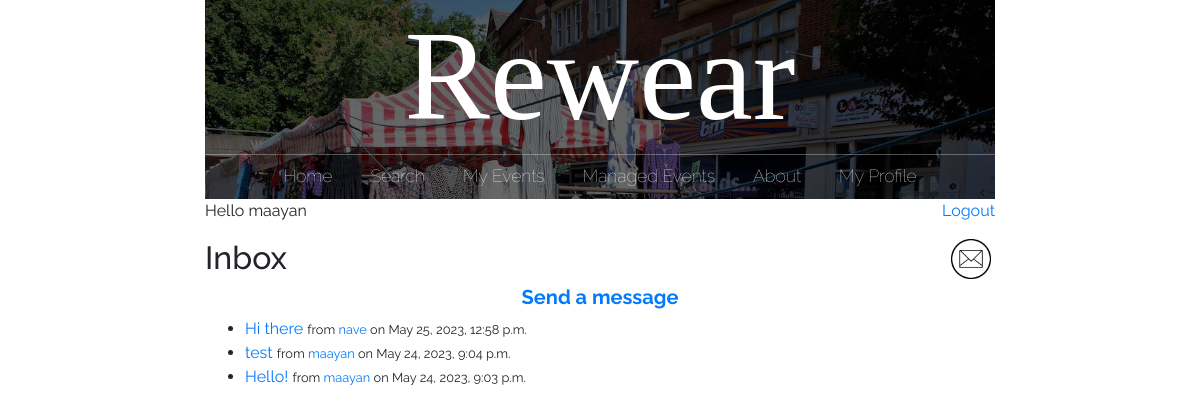
The app's page /inbox/ (signed in), older data.
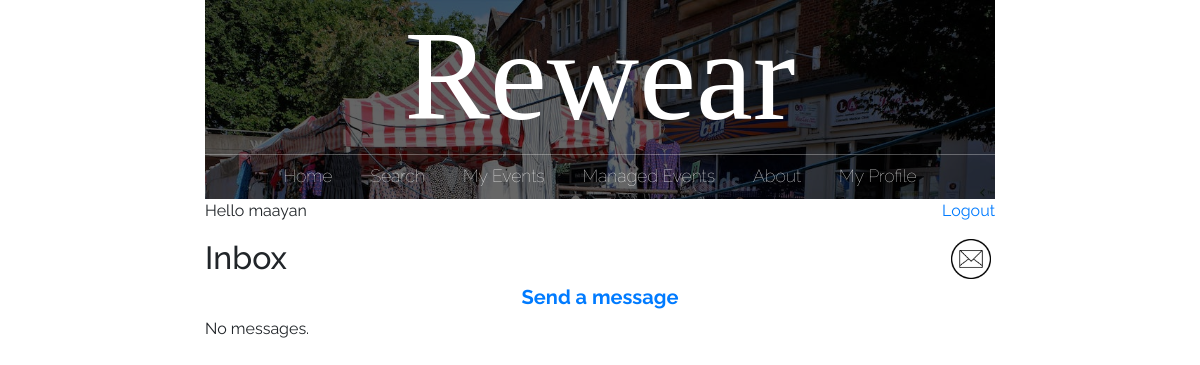
The same page, newer data.
### main/models.py (models this page shows)
class Message(models.Model):
    sender = models.ForeignKey(User, on_delete=models.CASCADE, related_name='sent_messages')
    recipient = models.ForeignKey(User, on_delete=models.CASCADE, related_name='received_messages')
    subject = models.CharField(max_length=255)
    body = models.TextField()
    from django.utils import timezone
    created_at = models.DateTimeField(default=timezone.now)
    is_read = models.BooleanField(default=False)

### main/views.py (the view)
# urls.py: path("inbox/", views.inbox, name="inbox"),
@login_required
def inbox(request):
    messages = Message.objects.filter(recipient=request.user)
    new_mail = new_messages(request.user.username)
    return render(request, 'main/inbox.html', {'messages': messages, 'new_mail': new_mail})

### main/views.py (called while the page is built)
def new_messages(username):
    try:
        messages = Message.objects.filter(recipient=User.objects.filter(username=username)[0])
        for m in messages:
            if not m.is_read:
                return True
        return False
    except:
        return False

### main/templates/main/inbox.html
{% extends 'main/base.html' %}
{% block content %}
  <h2>Inbox</h2>
  <center>
    <a href="/send_message/"><h5><b>Send a message</b></h5></a>
  </center>
  {% if messages %}
    <ul>
      {% for message in messages reversed %}
        <li{% if not message.is_read %} style="font-weight: bold;"{% endif %}>
          <a href="/message_detail/{{message.id}}">
            {% if not message.is_read %}
              <big><b>{{ message.subject }}</b></big>
            {% else %}
              {{ message.subject }}
            {% endif %}
          </a>
          {% if not message.is_read %}
            from <a href="/profile/{{ message.sender.username }}">{{ message.sender.username }}</a> on {{ message.created_at }}
          {% else %}
            <small>from <a href="/profile/{{ message.sender.username }}">{{ message.sender.username }}</a> on {{ message.created_at }}</small>
          {% endif %}
        </li>
      {% endfor %}
    </ul>
  {% else %}
    <p>No messages.</p>
  {% endif %}
{% endblock %}

### main/templates/main/base.html (shortened to what this page needs)
{% load static %}
<!doctype html>
<html>
	<head>
		<link rel="stylesheet" href="https://stackpath.bootstrapcdn.com/bootstrap/4.3.1/css/bootstrap.min.css">
		<link rel="stylesheet" href="{% static 'css/styles.css' %}">
	</head>
	<body>
	<div id = "content", name = "content">
		<div class="row justify-content-center">
			<div class="col-8">
			<center>
					<header class="main-header">
						<h1 class="header-name header-name-large">Rewear</h1>
						<nav class="nav main-nav">
							<ul>
								<li><a href="/">Home</a></li>
								{% if user.is_authenticated %}
									<li><a href="/search_page/">Search</a></li>
									<li><a href="/my_events/{{request.user.id}}">My Events</a></li>
								{% endif %}
								{% if user.groups.all.0.name == 'eventManager' or user.groups.all.1.name == 'eventManager' %}
									<li><a href="/managed_events/{{request.user.id}}">Managed Events</a></li>
								{% endif %}
								<li><a href="/about/">About</a></li>
								{% if user.is_authenticated and user.is_superuser %}
									<li><a href="/submissions/">Submissions
									<!--<div style="display: inline-block;">
										<div style="border-radius: 50%; width: 10px; height: 10px; padding: 2px; border: solid; border-color: red;"></div>
									</div>-->
									</a></li>
									<li><a href="/admin/">Administration</a></li>
								{% elif user.is_authenticated and user.is_active%}
								<li><a href="/profile/">My Profile</a></li>
								{% endif %}
							</ul>
						</nav>
					</header>
			</center>
			{% if user.is_authenticated %}
			<p style="text-align:left;">
				<td><left>Hello {{request.user.username}}</left></td>
				<span style="float:right;">
					<td><right><a href="/logout">Logout</a></right></td>
				</span>
			</p>
			<p>
				<span style="float:right;">
					{% if new_mail %}
						<a href="/inbox" style="text-decoration:none">
							<img src='{% static "media/new_mail.png" %}' alt="inbox" height=40px width=40px>&nbsp;
						</a>
					{% else %}
						<a href="/inbox" style="text-decoration:none">
							<img src='{% static "media/mail_icon.png" %}' alt="inbox" height=40px width=40px>&nbsp;
						</a>
					{% endif %}
				</span>
			</p>
			{% endif %}
				{% block content %}
				{% endblock %}
			</div>
		</div>
	</div>
	</body>
</html>

### static/css/styles.css (style rules this page uses)
* { box-sizing: border-box; font-family: Raleway; }
html, body { margin: 0; padding: 0; }
.nav ul { margin: 0; padding: 0; }
.nav li { display: inline; }
.nav a { display: inline-block; padding: .5em; color: white; text-decoration: none; }
.main-nav { text-align: center; font-size: 1.1em; font-weight: lighter; display: inline; }
.main-nav li { padding: 0 1%; }
.main-header { background-color: rgba(0, 0, 0, .6); background-image: url("../media/Header Background.jpeg"); background-blend-mode: multiply; background-size: cover; }
.header-name { text-align: center; margin: 0; font-size: 4em; font-family: "Arvo"; font-weight: normal; color: white; border-bottom: 1px solid rgba(255, 255, 255, .3) }
.header-name-large { font-size: 8em; }

Row changes from the older to the newer data that the page shows:
removed Message: subject "Hi there", sender.username "nave", created_at "May 25, 2023, 12:58 p.m."
removed Message: subject "test", sender.username "maayan", created_at "May 24, 2023, 9:04 p.m."
removed Message: subject "Hello!", sender.username "maayan", created_at "May 24, 2023, 9:03 p.m."
Text that changed along with them:
text now shown: "No messages."
